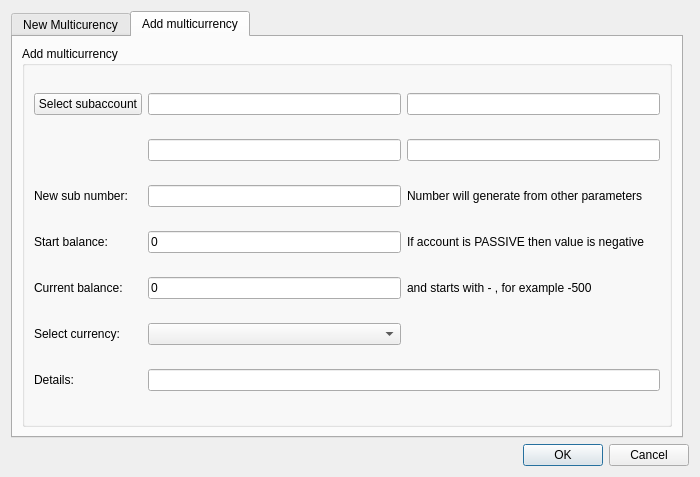
<?xml version="1.0" encoding="UTF-8"?>
<ui version="4.0">
 <class>CreateMulticurrency</class>
 <widget class="QDialog" name="CreateMulticurrency">
  <property name="geometry">
   <rect>
    <x>0</x>
    <y>0</y>
    <width>700</width>
    <height>477</height>
   </rect>
  </property>
  <property name="sizePolicy">
   <sizepolicy hsizetype="Fixed" vsizetype="Fixed">
    <horstretch>0</horstretch>
    <verstretch>0</verstretch>
   </sizepolicy>
  </property>
  <property name="windowTitle">
   <string>Create/Update multicurrency</string>
  </property>
  <property name="locale">
   <locale language="English" country="UnitedStates"/>
  </property>
  <property name="modal">
   <bool>false</bool>
  </property>
  <layout class="QGridLayout" name="gridLayout">
   <property name="leftMargin">
    <number>11</number>
   </property>
   <property name="topMargin">
    <number>11</number>
   </property>
   <property name="rightMargin">
    <number>11</number>
   </property>
   <property name="bottomMargin">
    <number>11</number>
   </property>
   <item row="1" column="0" colspan="2">
    <layout class="QHBoxLayout" name="horizontalLayout">
     <item>
      <spacer name="horizontalSpacer">
       <property name="orientation">
        <enum>Qt::Horizontal</enum>
       </property>
       <property name="sizeHint" stdset="0">
        <size>
         <width>40</width>
         <height>20</height>
        </size>
       </property>
      </spacer>
     </item>
     <item>
      <widget class="QPushButton" name="okBtn">
       <property name="text">
        <string>OK</string>
       </property>
      </widget>
     </item>
     <item>
      <widget class="QPushButton" name="cancelBtn">
       <property name="text">
        <string>Cancel</string>
       </property>
      </widget>
     </item>
    </layout>
   </item>
   <item row="0" column="0">
    <widget class="QTabWidget" name="tabWidget">
     <property name="currentIndex">
      <number>1</number>
     </property>
     <widget class="QWidget" name="newTab">
      <attribute name="title">
       <string>New Multicurency</string>
      </attribute>
      <layout class="QGridLayout" name="gridLayout_3">
       <item row="0" column="0">
        <widget class="QGroupBox" name="groupBox">
         <property name="title">
          <string>New multicurrency</string>
         </property>
         <layout class="QGridLayout" name="gridLayout_2">
          <item row="0" column="0">
           <widget class="QLabel" name="numberLb">
            <property name="minimumSize">
             <size>
              <width>120</width>
              <height>0</height>
             </size>
            </property>
            <property name="text">
             <string>Main number:</string>
            </property>
           </widget>
          </item>
          <item row="0" column="1">
           <widget class="QLineEdit" name="mianNumberEdit">
            <property name="minimumSize">
             <size>
              <width>150</width>
              <height>0</height>
             </size>
            </property>
            <property name="maximumSize">
             <size>
              <width>150</width>
              <height>16777215</height>
             </size>
            </property>
            <property name="toolTip">
             <string>&lt;html&gt;&lt;head/&gt;&lt;body&gt;&lt;p&gt;For example: John&lt;/p&gt;&lt;/body&gt;&lt;/html&gt;</string>
            </property>
            <property name="readOnly">
             <bool>true</bool>
            </property>
           </widget>
          </item>
          <item row="0" column="3">
           <spacer name="horizontalSpacer_2">
            <property name="orientation">
             <enum>Qt::Horizontal</enum>
            </property>
            <property name="sizeHint" stdset="0">
             <size>
              <width>40</width>
              <height>20</height>
             </size>
            </property>
           </spacer>
          </item>
          <item row="2" column="0">
           <widget class="QPushButton" name="chartOfAccBtn">
            <property name="text">
             <string>Select accout from chart</string>
            </property>
           </widget>
          </item>
          <item row="2" column="1">
           <widget class="QLineEdit" name="chartOfAccEdit">
            <property name="maximumSize">
             <size>
              <width>150</width>
              <height>16777215</height>
             </size>
            </property>
           </widget>
          </item>
          <item row="3" column="0">
           <widget class="QLabel" name="accNameLb">
            <property name="text">
             <string>Account name:</string>
            </property>
           </widget>
          </item>
          <item row="0" column="2">
           <widget class="QLabel" name="label">
            <property name="text">
             <string>Number will generate from other parameters</string>
            </property>
           </widget>
          </item>
          <item row="3" column="1" colspan="3">
           <widget class="QLabel" name="accNamePh">
            <property name="font">
             <font>
              <family>Times New Roman</family>
              <pointsize>12</pointsize>
              <weight>75</weight>
              <italic>true</italic>
              <bold>true</bold>
             </font>
            </property>
            <property name="text">
             <string/>
            </property>
           </widget>
          </item>
          <item row="4" column="0">
           <widget class="QLabel" name="sBalanceLb">
            <property name="text">
             <string>Start balance:</string>
            </property>
           </widget>
          </item>
          <item row="5" column="1">
           <widget class="QLineEdit" name="currentBalanceEdit">
            <property name="minimumSize">
             <size>
              <width>150</width>
              <height>0</height>
             </size>
            </property>
            <property name="maximumSize">
             <size>
              <width>150</width>
              <height>16777215</height>
             </size>
            </property>
            <property name="toolTip">
             <string>&lt;html&gt;&lt;head/&gt;&lt;body&gt;&lt;p&gt;For example: John.Doe@gmail.com (does not mandatory field)&lt;/p&gt;&lt;/body&gt;&lt;/html&gt;</string>
            </property>
            <property name="text">
             <string>0</string>
            </property>
            <property name="readOnly">
             <bool>true</bool>
            </property>
           </widget>
          </item>
          <item row="6" column="0">
           <widget class="QLabel" name="currencyLb">
            <property name="minimumSize">
             <size>
              <width>150</width>
              <height>0</height>
             </size>
            </property>
            <property name="text">
             <string>Select currency:</string>
            </property>
           </widget>
          </item>
          <item row="10" column="1">
           <widget class="QLineEdit" name="detailsEdit">
            <property name="maximumSize">
             <size>
              <width>150</width>
              <height>16777215</height>
             </size>
            </property>
            <property name="toolTip">
             <string>&lt;html&gt;&lt;head/&gt;&lt;body&gt;&lt;p&gt;For example: &amp;quot;Mango Company&amp;quot;&lt;/p&gt;&lt;/body&gt;&lt;/html&gt;</string>
            </property>
           </widget>
          </item>
          <item row="9" column="1">
           <widget class="QDateEdit" name="openedDateEdit">
            <property name="maximumSize">
             <size>
              <width>150</width>
              <height>16777215</height>
             </size>
            </property>
           </widget>
          </item>
          <item row="5" column="0">
           <widget class="QLabel" name="cBalanceLb">
            <property name="text">
             <string>Current balance:</string>
            </property>
           </widget>
          </item>
          <item row="4" column="1">
           <widget class="QLineEdit" name="startBalanceEdit">
            <property name="minimumSize">
             <size>
              <width>150</width>
              <height>0</height>
             </size>
            </property>
            <property name="maximumSize">
             <size>
              <width>150</width>
              <height>16777215</height>
             </size>
            </property>
            <property name="toolTip">
             <string>&lt;html&gt;&lt;head/&gt;&lt;body&gt;&lt;p&gt;For example: Doe&lt;/p&gt;&lt;/body&gt;&lt;/html&gt;</string>
            </property>
            <property name="text">
             <string>0</string>
            </property>
            <property name="readOnly">
             <bool>true</bool>
            </property>
           </widget>
          </item>
          <item row="6" column="1">
           <widget class="QComboBox" name="subCurrencyCmb">
            <property name="maximumSize">
             <size>
              <width>150</width>
              <height>16777215</height>
             </size>
            </property>
           </widget>
          </item>
          <item row="10" column="0">
           <widget class="QLabel" name="firmLb">
            <property name="text">
             <string>Details:</string>
            </property>
           </widget>
          </item>
          <item row="9" column="0">
           <widget class="QLabel" name="oDateLb">
            <property name="text">
             <string>Opened date:</string>
            </property>
           </widget>
          </item>
          <item row="8" column="0" colspan="4">
           <widget class="QWidget" name="statusWidget" native="true">
            <layout class="QHBoxLayout" name="horizontalLayout_3">
             <property name="spacing">
              <number>9</number>
             </property>
             <property name="leftMargin">
              <number>0</number>
             </property>
             <property name="topMargin">
              <number>0</number>
             </property>
             <property name="rightMargin">
              <number>0</number>
             </property>
             <property name="bottomMargin">
              <number>0</number>
             </property>
             <item>
              <widget class="QPushButton" name="statusBtn">
               <property name="sizePolicy">
                <sizepolicy hsizetype="Fixed" vsizetype="Fixed">
                 <horstretch>0</horstretch>
                 <verstretch>0</verstretch>
                </sizepolicy>
               </property>
               <property name="minimumSize">
                <size>
                 <width>150</width>
                 <height>0</height>
                </size>
               </property>
               <property name="text">
                <string>Change status</string>
               </property>
              </widget>
             </item>
             <item>
              <widget class="QLineEdit" name="statusEdit">
               <property name="minimumSize">
                <size>
                 <width>150</width>
                 <height>0</height>
                </size>
               </property>
               <property name="maximumSize">
                <size>
                 <width>150</width>
                 <height>16777215</height>
                </size>
               </property>
               <property name="readOnly">
                <bool>true</bool>
               </property>
              </widget>
             </item>
             <item>
              <widget class="QLabel" name="statusLb">
               <property name="text">
                <string>Status name:</string>
               </property>
              </widget>
             </item>
             <item>
              <widget class="QLabel" name="statusPh">
               <property name="minimumSize">
                <size>
                 <width>120</width>
                 <height>0</height>
                </size>
               </property>
               <property name="font">
                <font>
                 <family>Times New Roman</family>
                 <pointsize>12</pointsize>
                 <weight>75</weight>
                 <italic>true</italic>
                 <bold>true</bold>
                </font>
               </property>
               <property name="text">
                <string/>
               </property>
              </widget>
             </item>
            </layout>
           </widget>
          </item>
          <item row="1" column="1">
           <widget class="QLineEdit" name="subNumberEdit">
            <property name="readOnly">
             <bool>true</bool>
            </property>
           </widget>
          </item>
          <item row="1" column="0">
           <widget class="QLabel" name="label_2">
            <property name="text">
             <string>Sub number:</string>
            </property>
           </widget>
          </item>
          <item row="7" column="0">
           <widget class="QLabel" name="label_3">
            <property name="text">
             <string>Main currency:</string>
            </property>
           </widget>
          </item>
          <item row="7" column="1">
           <widget class="QLabel" name="mainCurShortNamePh">
            <property name="text">
             <string/>
            </property>
           </widget>
          </item>
          <item row="7" column="2">
           <widget class="QLineEdit" name="mainCurEdit">
            <property name="readOnly">
             <bool>true</bool>
            </property>
           </widget>
          </item>
         </layout>
        </widget>
       </item>
      </layout>
     </widget>
     <widget class="QWidget" name="selectTab">
      <attribute name="title">
       <string>Add multicurrency</string>
      </attribute>
      <layout class="QGridLayout" name="gridLayout_4">
       <item row="0" column="0">
        <widget class="QGroupBox" name="groupBox_2">
         <property name="title">
          <string>Add multicurrency</string>
         </property>
         <layout class="QGridLayout" name="gridLayout_5">
          <item row="0" column="1">
           <widget class="QLineEdit" name="mainSubaccEdit">
            <property name="readOnly">
             <bool>true</bool>
            </property>
           </widget>
          </item>
          <item row="0" column="0">
           <widget class="QPushButton" name="selectMainSubaccount">
            <property name="text">
             <string>Select subaccount</string>
            </property>
           </widget>
          </item>
          <item row="2" column="0">
           <widget class="QLabel" name="label_4">
            <property name="text">
             <string>New sub number:</string>
            </property>
           </widget>
          </item>
          <item row="2" column="2">
           <widget class="QLabel" name="label_5">
            <property name="text">
             <string>Number will generate from other parameters</string>
            </property>
           </widget>
          </item>
          <item row="2" column="1">
           <widget class="QLineEdit" name="newNumberEdit">
            <property name="readOnly">
             <bool>true</bool>
            </property>
           </widget>
          </item>
          <item row="0" column="2">
           <widget class="QLineEdit" name="mainSubaccNumberEdit">
            <property name="readOnly">
             <bool>true</bool>
            </property>
           </widget>
          </item>
          <item row="3" column="0">
           <widget class="QLabel" name="label_6">
            <property name="text">
             <string>Start balance:</string>
            </property>
           </widget>
          </item>
          <item row="4" column="1">
           <widget class="QLineEdit" name="newCurrentBalanceEdit">
            <property name="text">
             <string>0</string>
            </property>
           </widget>
          </item>
          <item row="4" column="0">
           <widget class="QLabel" name="label_7">
            <property name="text">
             <string>Current balance:</string>
            </property>
           </widget>
          </item>
          <item row="3" column="1">
           <widget class="QLineEdit" name="newStartBalanceEdit">
            <property name="text">
             <string>0</string>
            </property>
           </widget>
          </item>
          <item row="6" column="0">
           <widget class="QLabel" name="label_8">
            <property name="text">
             <string>Details:</string>
            </property>
           </widget>
          </item>
          <item row="5" column="0">
           <widget class="QLabel" name="selLb">
            <property name="text">
             <string>Select currency:</string>
            </property>
           </widget>
          </item>
          <item row="5" column="1">
           <widget class="QComboBox" name="currencyCmb"/>
          </item>
          <item row="6" column="1" colspan="2">
           <widget class="QLineEdit" name="newDetailsEdit"/>
          </item>
          <item row="1" column="1">
           <widget class="QLineEdit" name="commonStartBalanceEdit">
            <property name="readOnly">
             <bool>true</bool>
            </property>
           </widget>
          </item>
          <item row="1" column="2">
           <widget class="QLineEdit" name="commonEndBalanceEdit">
            <property name="readOnly">
             <bool>true</bool>
            </property>
           </widget>
          </item>
          <item row="3" column="2">
           <widget class="QLabel" name="label_9">
            <property name="text">
             <string>If account is PASSIVE then value is negative</string>
            </property>
           </widget>
          </item>
          <item row="4" column="2">
           <widget class="QLabel" name="label_10">
            <property name="text">
             <string>and starts with - , for example -500</string>
            </property>
           </widget>
          </item>
         </layout>
        </widget>
       </item>
      </layout>
     </widget>
    </widget>
   </item>
  </layout>
 </widget>
 <tabstops>
  <tabstop>statusBtn</tabstop>
  <tabstop>okBtn</tabstop>
  <tabstop>cancelBtn</tabstop>
  <tabstop>statusEdit</tabstop>
 </tabstops>
 <resources/>
 <connections/>
</ui>
